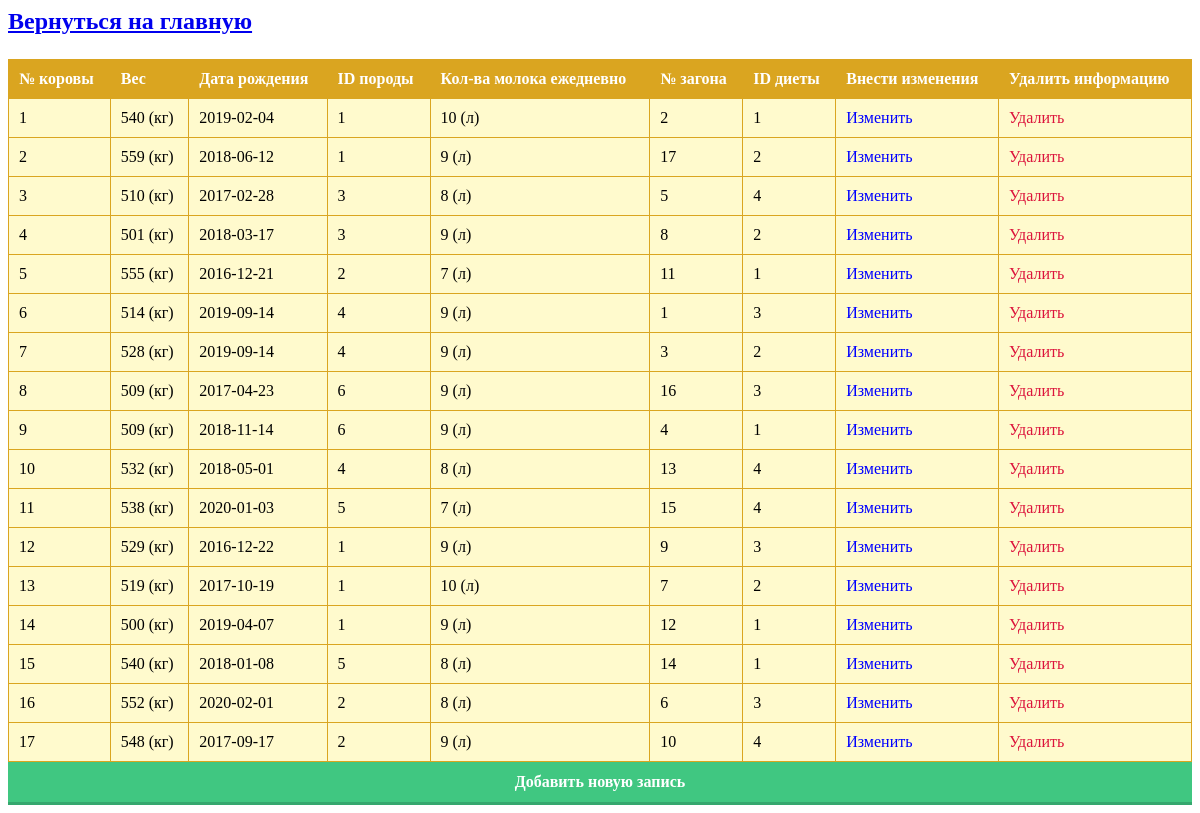
The page /app/cow.php on the database its author committed.
### app/cow.php (the view, shortened to what this page needs)
<a href="index.php"><h2><p align="left">Вернуться  на главную</p></h2></a>
<?php
include ("db.php");
?>
<html>
<head>
<link rel="stylesheet" href="button.css">
</head>
<body>
<table class="myTable">
<tr>
<th>№ коровы</th>
<th>Вес</th>
<th>Дата рождения</th>
<th>ID породы</th>
<th>Кол-ва молока ежедневно</th>
<th>№ загона</th>
<th>ID диеты</th>
<th>Внести изменения</th>
<th>Удалить информацию</th>
</tr>
<?php
$pro = mysqli_query($db, "SELECT * FROM коровы");
$pro = mysqli_fetch_all($pro);
foreach ($pro as $pr) {
?>
<tr>
<td><?=$pr[0] ?></td>
<td><?=$pr[1] ?> (кг)</td>
<td><?=$pr[2] ?></td>
<td><?=$pr[3] ?></td>
<td><?=$pr[4] ?> (л)</td>
<td><?=$pr[5] ?></td>
<td><?=$pr[6] ?></td>
<td><a style="color: blue; text-decoration: none;" href="update1.php?id=<?=$pr[0] ?>">Изменить</a></td>
<td><a style="color: #DC143C; text-decoration: none;" href="delete1.php?id=<?=$pr[0] ?>">Удалить</a></td>
</tr>
<?php
}
?>
</table>
</body>
</html>
<a href="add1.php" class="button">Добавить новую запись</a>

### app/button.css (style rules this page uses)
.button { display: flex; justify-content: center; font-weight: 700; color: white; text-decoration: none; padding: 0.7em 1em calc(0.7em + 3px); background: rgb(64,199,129); box-shadow: 0 -3px rgb(53,167,110) inset; transition: 0.5s; }

### app/cow.php (style rules this page uses)
.myTable { width: 100%; text-align: left; background-color: lemonchiffon; border-collapse: collapse; }
.myTable th { background-color: goldenrod; color: white; }
.myTable td, .myTable th { padding: 10px; border: 1px solid goldenrod; }

### rows shown on the page
коровы: ID_коровы "1", Вес "540", Дата_рождения "2019-02-04", ID_породы "1", Молока_ежедневно "10", value "2", ID_диеты "1"
коровы: ID_коровы "2", Вес "559", Дата_рождения "2018-06-12", ID_породы "1", Молока_ежедневно "9", value "17", ID_диеты "2"
коровы: ID_коровы "3", Вес "510", Дата_рождения "2017-02-28", ID_породы "3", Молока_ежедневно "8", value "5", ID_диеты "4"
коровы: ID_коровы "4", Вес "501", Дата_рождения "2018-03-17", ID_породы "3", Молока_ежедневно "9", value "8", ID_диеты "2"
коровы: ID_коровы "5", Вес "555", Дата_рождения "2016-12-21", ID_породы "2", Молока_ежедневно "7", value "11", ID_диеты "1"
коровы: ID_коровы "6", Вес "514", Дата_рождения "2019-09-14", ID_породы "4", Молока_ежедневно "9", value "1", ID_диеты "3"
коровы: ID_коровы "7", Вес "528", Дата_рождения "2019-09-14", ID_породы "4", Молока_ежедневно "9", value "3", ID_диеты "2"
коровы: ID_коровы "8", Вес "509", Дата_рождения "2017-04-23", ID_породы "6", Молока_ежедневно "9", value "16", ID_диеты "3"
коровы: ID_коровы "9", Вес "509", Дата_рождения "2018-11-14", ID_породы "6", Молока_ежедневно "9", value "4", ID_диеты "1"
коровы: ID_коровы "10", Вес "532", Дата_рождения "2018-05-01", ID_породы "4", Молока_ежедневно "8", value "13", ID_диеты "4"
коровы: ID_коровы "11", Вес "538", Дата_рождения "2020-01-03", ID_породы "5", Молока_ежедневно "7", value "15", ID_диеты "4"
коровы: ID_коровы "12", Вес "529", Дата_рождения "2016-12-22", ID_породы "1", Молока_ежедневно "9", value "9", ID_диеты "3"
коровы: ID_коровы "13", Вес "519", Дата_рождения "2017-10-19", ID_породы "1", Молока_ежедневно "10", value "7", ID_диеты "2"
коровы: ID_коровы "14", Вес "500", Дата_рождения "2019-04-07", ID_породы "1", Молока_ежедневно "9", value "12", ID_диеты "1"
коровы: ID_коровы "15", Вес "540", Дата_рождения "2018-01-08", ID_породы "5", Молока_ежедневно "8", value "14", ID_диеты "1"
коровы: ID_коровы "16", Вес "552", Дата_рождения "2020-02-01", ID_породы "2", Молока_ежедневно "8", value "6", ID_диеты "3"
коровы: ID_коровы "17", Вес "548", Дата_рождения "2017-09-17", ID_породы "2", Молока_ежедневно "9", value "10", ID_диеты "4"
